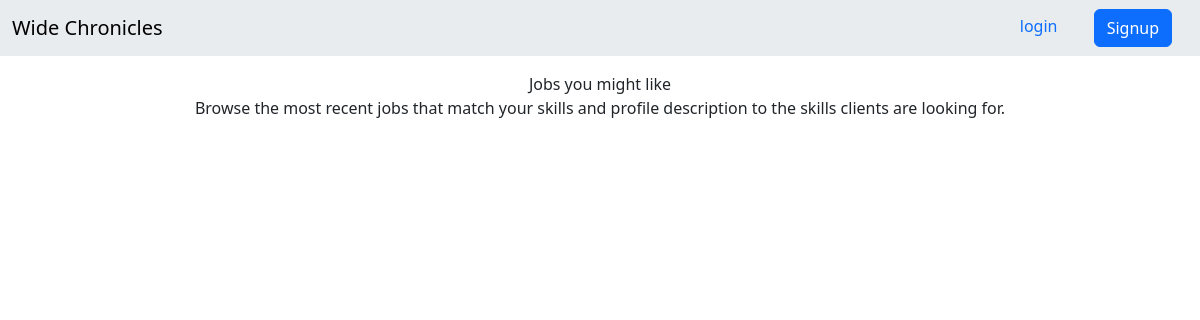
The app's page /jobs/, older data.
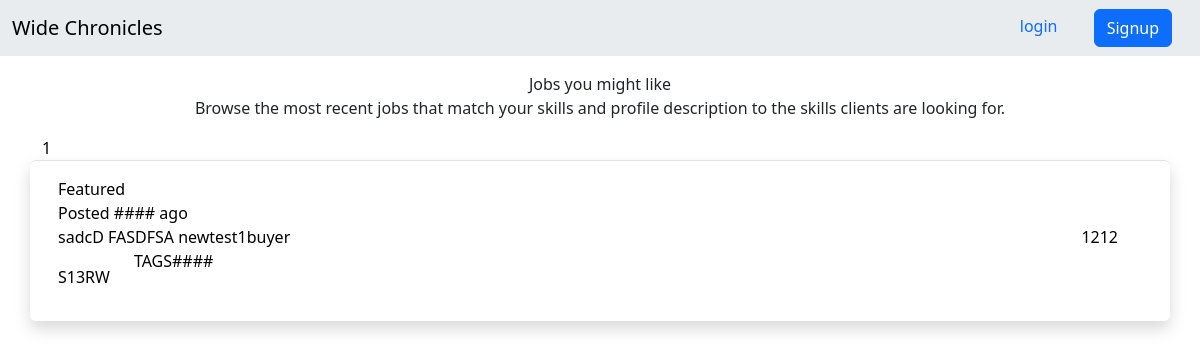
The same page, newer data.
### jobs/models.py (models this page shows, shortened)
class Job(models.Model):
    owner = models.ForeignKey(User, on_delete=models.CASCADE)
    title = models.TextField()
    budget = models.IntegerField()
    description = models.TextField()
    requirement = models.CharField(max_length=1000)
    code = models.CharField(max_length=10, unique=True, blank=True)  # Add a new field for the unique code

### accounts/models.py (models this page shows, shortened)
class CustomUser(AbstractUser):
    pass

### jobs/views.py (the view)
# urls.py: path('jobs/',JobListView.as_view(), name='job-list'),
class JobListView(ListView):
    model = Job
    template_name = 'jobs/job_list.html'
    context_object_name = 'jobs'
    paginate_by = 10

### jobs/templates/jobs/job_list.html
{% extends 'jobs/_base.html' %}
{% block content%}
    <div class="row text-center p-3">
        <div class="col-md">Jobs you might like</div>
        <div>Browse the most recent jobs that match your skills and profile description to the skills clients are looking for.</div>
    </div>
    {% for job in jobs %}
    <a href="{{job.pk}}" class=" text-black text-decoration-none"> {{job.pk}}
    <div class="row shadow border-top p-3 mb-4 bg-body rounded ">
        <div >Featured</div>
        <div class="col-md">Posted #### ago</div>
        <div class="row ">
            <div class="d-flex justify-content-between">
                <div class="text-start text-truncate col-8">{{ job.title }} {{ job.owner }}</div>
                <div class=" text-end">{{job.budget}}</div>
            </div>
            <div class="col-md-auto py-3 text-truncate">{{job.description}}</div>
            <div class="col">TAGS####</div>
        </div>
    </div>
    </a>
    {% endfor %}
{% endblock content%}

### jobs/templates/jobs/_base.html (shortened to what this page needs)
<!DOCTYPE html>
<html lang="en">
<head>
    <link rel="stylesheet" href="https://cdn.jsdelivr.net/npm/bootstrap@5.3.2/dist/css/bootstrap.min.css">
</head>
<body>
    <nav class="navbar bg-body-secondary ">
      <div class="container-fluid">
        <a class="navbar-brand" href="{% url 'seller-list'%}">Wide Chronicles</a>
        {% if user.is_authenticated %}
        <div>{{user.email}}</div>
        <button class="navbar-toggler" type="button" data-bs-toggle="offcanvas" data-bs-target="#offcanvasNavbar" aria-controls="offcanvasNavbar" aria-label="Toggle navigation">
          <span class="navbar-toggler-icon"></span>
        </button>
        <div class="offcanvas offcanvas-end bg-body-secondary" tabindex="-1" id="offcanvasNavbar" aria-labelledby="offcanvasNavbarLabel">
          <div class="offcanvas-header">
            <h5 class="offcanvas-title" id="offcanvasNavbarLabel">Wide Chronicles</h5>
            <button type="button" class="btn-close" data-bs-dismiss="offcanvas" aria-label="Close"></button>
          </div>
          <div class="offcanvas-body">
            <ul class="navbar-nav justify-content-end flex-grow-1 pe-3">
              <li class="nav-item">
                <a class="nav-link active" aria-current="page" href="#">Profile</a>
              </li>
              <li class="nav-item">
                <a class="nav-link active" aria-current="page" href="#">
                    {% if request.user.role %}
                      {{ request.user.role }}
                    {% else %}
                        <a href="{% url 'handle-login' %}">
                            <div class="text-center mt-4 fw-lighter">Set Your account Option here</div>
                        </a>
                    {% endif %}
                </a>
            </li>
            </ul>
            <form class="d-flex mt-3" role="search">
              <input class="form-control me-2" type="search" placeholder="Search" aria-label="Search">
              <button class="btn btn-outline-success" type="submit">Search</button>
            </form>
          </div>
          <div class="offcanvas-footer">
              <form class="justify-content-center" action="{% url 'account_logout' %}" method="post">
                  {% csrf_token %}
                <button class="btn btn-outline-success" type="submit">Logout</button>
              </form>
          </div>
        </div>
        {% else %}
        <div>
          <a href="{% url 'account_login' %}"  class=" link-underline link-underline-opacity-0 px-3" >
            login
          </a>
          <a href="{% url 'account_signup' %}" class=" link-underline link-underline-opacity-0 px-3">
            <button type="button" class="btn btn-primary" >Signup </button>
          </a>
        </div>
        {% endif %}
      </div>
    </nav>
    <div class="container">
    {% block content %}
    {% endblock content %}
    </div>
</body>
</html>

Row changes from the older to the newer data that the page shows:
added Job: pk "1", title "sadcD FASDFSA", owner "newtest1buyer", budget "1212", description "S13RW"
